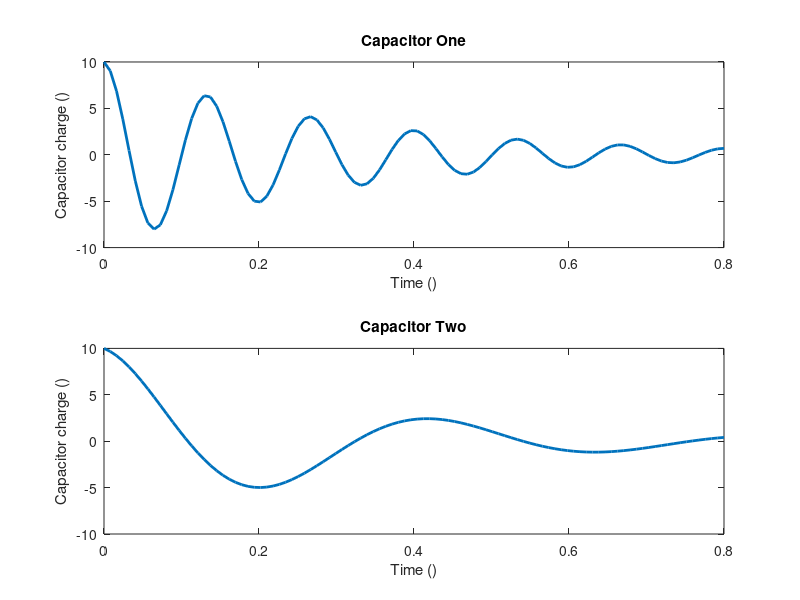

Reproduce this figure in MATLAB.
% Function parameters
q0 = 10;
R = 60;
L = 9;
C = 0.00005;

% Use linspace to create an array of 100 points between 0 and 0.8
t = linspace(0, 0.8, 100);

% Calculate the values of q
format long g    
q = q0 * (exp(1).^((-R.*t)./(2.*L))) .* cos(sqrt(1./(L.*C)- (R./(2.*L)).^2 ).*t); 

% Plot q vs t
subplot(2,1,1);
plot(t,q,'LineWidth',2); %no unit specified
title('Capacitor One');
xlabel('Time ()'); %no unit specified
ylabel('Capacitor charge ()'); %no unit specified

% Make the capacitor 10x bigger
C = 0.0005;
q2 = q0 * (exp(1).^((-R.*t)./(2.*L))) .* cos(sqrt(1./(L.*C)- (R./(2.*L)).^2 ).*t); 

% Plot q2 vs t
subplot(2,1,2);
plot(t,q2,'LineWidth',2);
title('Capacitor Two');
xlabel('Time ()'); %no unit specified
ylabel('Capacitor charge ()'); %no unit specified